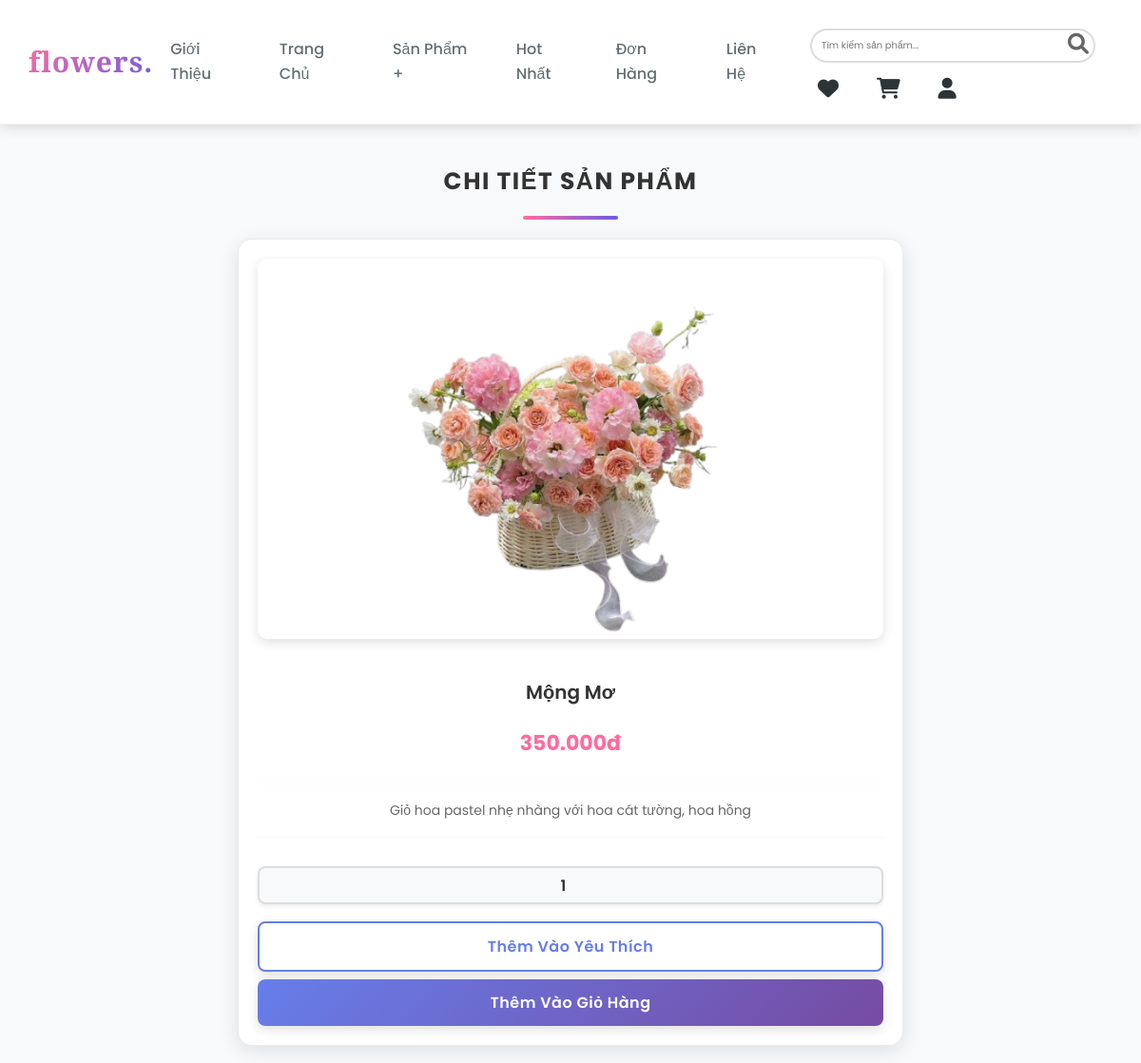
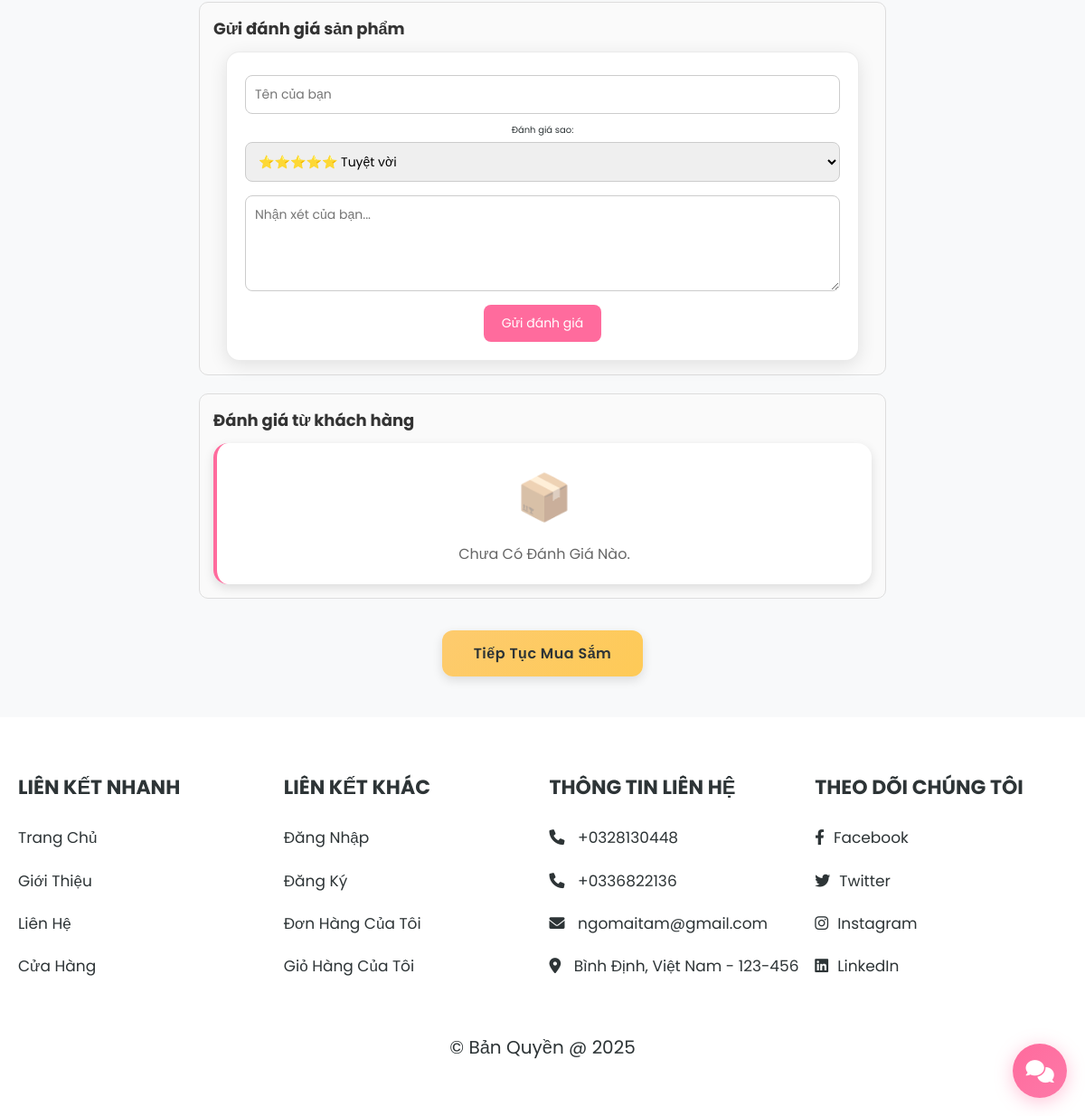
Page /pages/view_page.php?pid=2 (signed in) on the committed database (2 pictures, top to bottom).
### tables this page shows
CREATE TABLE `products` (
  `id` int(11) NOT NULL,
  `name` varchar(100) NOT NULL,
  `details` varchar(500) NOT NULL,
  `price` int(11) NOT NULL,
  `stock_quantity` int(11) NOT NULL DEFAULT 0,
  `low_stock_threshold` int(11) NOT NULL DEFAULT 10,
  `stock_status` enum('in_stock','low_stock','out_of_stock') DEFAULT 'in_stock',
  `is_available` tinyint(1) DEFAULT 1,
  `last_stock_update` timestamp NULL DEFAULT NULL,
  `image` varchar(100) NOT NULL,
  `category` varchar(50) DEFAULT NULL
);

### includes/db_functions.php (called while the page is built, shortened)
<?php
function db_select($conn, $query, $types = "", $params = []) {
    if (!empty($types) && !empty($params)) {
        $stmt = mysqli_prepare($conn, $query);
        mysqli_stmt_bind_param($stmt, $types, ...$params);
        mysqli_stmt_execute($stmt);
        return mysqli_stmt_get_result($stmt);
    }
    return mysqli_query($conn, $query);
}
function db_fetch_one($conn, $query, $types = "", $params = []) {
    $result = db_select($conn, $query, $types, $params);
    if ($result && mysqli_num_rows($result) > 0) {
        return mysqli_fetch_assoc($result);
    }
    return null;
}
function e($string) {
    return htmlspecialchars($string, ENT_QUOTES, 'UTF-8');
}
?>

### pages/view_page.php (the view, shortened to what this page needs)
<?php
@include '../config.php';
?>
<!DOCTYPE html>
<html lang="vi">
<head>
<link rel="stylesheet" href="https://cdnjs.cloudflare.com/ajax/libs/font-awesome/6.0.0/css/all.min.css">
<link rel="stylesheet" href="../css/style.css">
</head>
<body>
<?php @include '../header.php'; ?>
<section class="quick-view">
<h1 class="title">Chi tiết sản phẩm</h1>
<?php
if(isset($_GET['pid'])){
    $pid = (int)$_GET['pid'];
    $product = db_fetch_one($conn, "SELECT * FROM products WHERE id = ?", "i", [$pid]);
    if($product){
?>
<form action="" method="POST">
   <img src="../assets/uploads/products/<?php echo e($product['image']); ?>" alt="<?php echo e($product['name']); ?>" class="image">
   <div class="name"><?php echo e($product['name']); ?></div>
   <div class="price"><?php echo number_format($product['price'], 0, ',', '.'); ?>đ</div>
   <div class="details"><?php echo e($product['details']); ?></div>
   <input type="number" name="product_quantity" value="1" min="1" class="qty">
   <input type="submit" value="Thêm vào yêu thích" name="add_to_wishlist" class="option-btn">
   <input type="submit" value="Thêm vào giỏ hàng" name="add_to_cart" class="btn">
</form>
<div class="review-form">
    <h3>Gửi đánh giá sản phẩm</h3>
    <form action="" method="POST">
        <input type="text" name="user_name" placeholder="Tên của bạn" required>
        <label>Đánh giá sao:</label>
        <select name="rating" required>
            <option value="5">⭐⭐⭐⭐⭐ Tuyệt vời</option>
        </select>
        <textarea name="comment" placeholder="Nhận xét của bạn..." rows="4" required></textarea>
        <input type="submit" name="submit_review" value="Gửi đánh giá">
    </form>
</div>
<div class="reviews-list">
    <h3>Đánh giá từ khách hàng</h3>
    <?php
    $reviews = db_select_array($conn, "SELECT * FROM reviews WHERE product_id = ? ORDER BY created_at DESC", "i", [$pid]);
    if(!empty($reviews)){
        foreach($reviews as $review){
            echo '<div class="review-item">';
            echo '<strong>'.e($review['user_name']).'</strong> ';
            echo '<span class="stars">'.str_repeat("⭐", $review['rating']).'</span>';
            echo '<em>'.e($review['comment']).'</em>';
            if(!empty($review['admin_reply'])){
                echo '<div class="admin-reply"><strong>Admin trả lời:</strong> '.e($review['admin_reply']).'</div>';
            }
            echo '</div>';
        }
    } else {
        echo '<p class="empty">Chưa có đánh giá nào.</p>';
    }
    ?>
</div>
<?php
    } else {
        echo '<p class="empty">Không tìm thấy sản phẩm!</p>';
    }
} else {
    echo '<p class="empty">Vui lòng chọn sản phẩm!</p>';
}
?>
<div class="more-btn">
    <a href="./shop.php" class="option-btn">Tiếp tục mua sắm</a>
</div>
</section>
<?php @include '../footer.php'; ?>
</body>
</html>

### pages/view_page.php (style rules this page uses)
.quick-view { max-width: 800px; margin: 2rem auto; padding: 2rem; }
.quick-view .title { text-align: center; margin-bottom: 2rem; font-size: 2.5rem; color: #333; }
.quick-view form { background: white; padding: 2rem; border-radius: 15px; box-shadow: 0 5px 20px rgba(0,0,0,0.1); }
.quick-view form .image { width: 100%; max-height: 400px; object-fit: contain; border-radius: 10px; margin-bottom: 1.5rem; }
.quick-view form .name { font-size: 2rem; font-weight: 600; color: #333; margin-bottom: 1rem; text-align: center; }
.quick-view form .price { font-size: 2.2rem; color: #ff6b9d; font-weight: 700; text-align: center; margin-bottom: 1rem; }
.quick-view form .details { font-size: 1.4rem; color: #666; line-height: 1.8; margin-bottom: 1.5rem; text-align: center; }
.quick-view form .qty { width: 100%; padding: 1rem; font-size: 1.6rem; border: 2px solid #ddd; border-radius: 8px; margin-bottom: 1rem; text-align: center; }
.quick-view form .btn, .quick-view form .option-btn { width: 100%; padding: 1.2rem; font-size: 1.6rem; border: none; border-radius: 8px; cursor: pointer; margin-top: 0.8rem; transition: all 0.3s; }
.quick-view form .btn { background: linear-gradient(135deg, #667eea, #764ba2); color: white; }
.quick-view form .option-btn { background: white; color: #667eea; border: 2px solid #667eea; }
.quick-view .review-form, .quick-view .reviews-list { border: 1px solid #ddd; border-radius: 10px; padding: 1.5rem; margin-top: 2rem; background: #fafafa; }
.quick-view .review-form h3, .quick-view .reviews-list h3 { font-size: 1.8rem; margin-bottom: 1rem; color: #333; }
.quick-view .review-form input[type="text"], .quick-view .review-form textarea, .quick-view .review-form select { width: 100%; font-size: 1.4rem; padding: 1rem; margin-top: 0.5rem; margin-bottom: 1rem; border: 1px solid #ccc; border-radius: 8px; }
.quick-view .review-form input[type="submit"] { background: #ff6b9d; color: white; padding: 1rem 2rem; border: none; border-radius: 8px; font-size: 1.4rem; cursor: pointer; }
.quick-view .more-btn { text-align: center; margin-top: 2rem; }
.empty { text-align: center; font-size: 1.6rem; color: #666; padding: 2rem; }

### rows in the picture
products: image (picture), name "Mộng Mơ", price "350.000", details "Giỏ hoa pastel nhẹ nhàng với hoa cát tường, hoa hồng"
